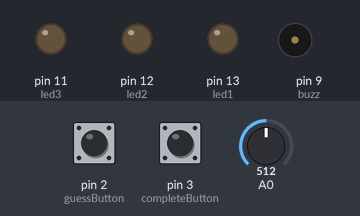
Recording of a sketch running on a simulated Arduino Uno, built with avr-gcc and run on an emulated ATmega328P. On the bench: output pins drawn as LEDs (lit = HIGH), buzzer (waves = sounding). The inputs (shaded band) are chosen by the test bench; at power-on: A0 = 512, pin 3 (completeButton) LOW, pin 2 (guessButton) LOW. Random numbers use the default seed unless the sketch sets one.

Above: at 1.2 s.
1.3 s: A0 set to 716
At 2.4 s:
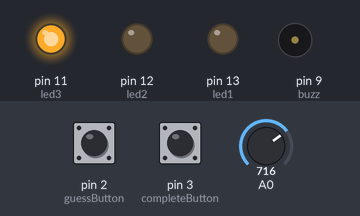
3.1 s: pin 3 (completeButton) pulled HIGH for 3.2 s
At 6.45 s:
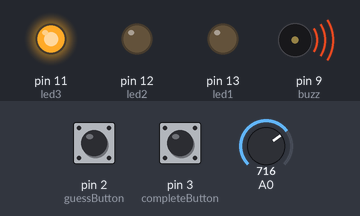
Timing chart, 0 to 8.1 s (numbered marks = the images above; inputs shaded):
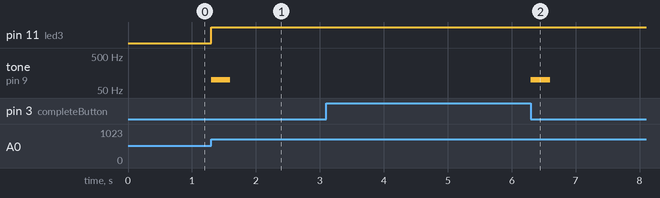

The sketch:

binary_guess.ino
```cpp
const int led1 = 13;
const int led2 = 12;
const int led3 = 11;
const int led4 = 10;

const int buzz = 9;

const int guessButton = 2;
const int completeButton = 3;

const int numLeds = 4;
int leds[] = {led1, led2, led3, led4};

const int winNum = 3;

void setup() {
  pinMode(led1, OUTPUT);
  pinMode(led2, OUTPUT);
  pinMode(led3, OUTPUT);
  pinMode(guessButton, INPUT);
  pinMode(completeButton, INPUT);
  pinMode(buzz, OUTPUT);
}

int inARow = 0;

void loop() {
  lights(LOW);

  int buttonState, complete;
  randomSeed(analogRead(0));

  int dec = random(0, 16);
  int orig = dec;
  if (dec == 0) return;

  int maxPlace = (log(dec) / log(2));
  digitalWrite(leds[maxPlace], HIGH);

  int i = maxPlace;
  while (i >= 0) {
    int placeValue = (int) (pow(2, i) + 0.5);

    if (dec >= placeValue) {
      digitalWrite(leds[i], HIGH);
      dec = dec - placeValue;
    }

    i--;
  }

  int guess = 0;
  boolean guessLock = false;
  boolean completeLock = false;

  while (true) {
    buttonState = digitalRead(guessButton);
    complete = digitalRead(completeButton);

    if (complete == LOW && !completeLock) {
      if (guess == orig) {
        correct();
        inARow++;
        if (inARow >= winNum) {
          win();
          inARow = 0;
        }
        break;
      } else {
        wrong();
        inARow = 0;
      }
      completeLock = true;
      guess = 0;
    } else if (complete == HIGH) {
      completeLock = false;
      delay(50);
    }

    if (buttonState == LOW && !guessLock) {
      guessLock = true;
      guess++;
    } else if (buttonState == HIGH) {
      guessLock = false;
      delay(50);
    }
  }
}

void lights(int state) {
  for (int i = 0; i < numLeds; i++) {
    digitalWrite(leds[i], state);
  }
}

void correct() {
  tone(buzz, 300, 150);
  delay(150);
  tone(buzz, 400, 200);
  delay(200);
}

void wrong() {
  tone (buzz, 100, 300);
  delay(300);
}

void win() {
  lights(LOW);
  digitalWrite(led1, HIGH);
  tone(buzz, 523, 100);
  delay(100);

  lights(LOW);
  tone(buzz, 587, 100);
  digitalWrite(led2, HIGH);
  delay(100);

  lights(LOW);
  tone(buzz, 659, 100);
  digitalWrite(led3, HIGH);
  delay(100);

  lights(LOW);
  tone(buzz, 698, 100);
  digitalWrite(led4, HIGH);
  delay(100);

  lights(HIGH);
  tone(buzz, 783, 500);
  digitalWrite(led1, HIGH);
  delay(500);
}
```

Measured:
- after the input at 1.3 s, pin 11 (led3): LOW → HIGH at once; tone on pin 9 (buzz): silent → 100 Hz at once, → silent 0.30 s later
- after the input at 3.1 s, tone on pin 9 (buzz): silent → 100 Hz after 3.2 s, → silent 0.30 s later
